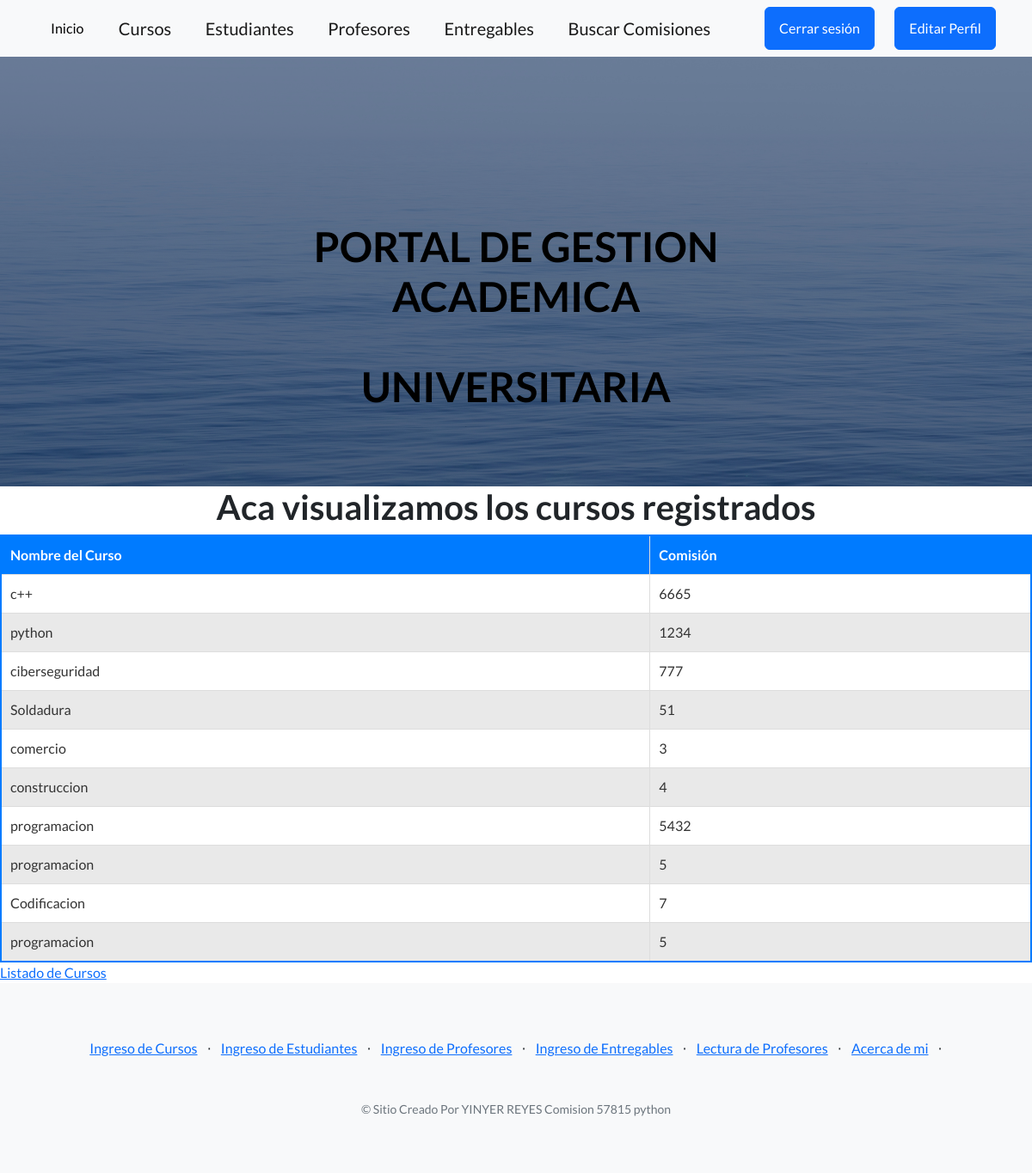
Before: /appcoder/vista_cursos/ (signed in) with the older database file.
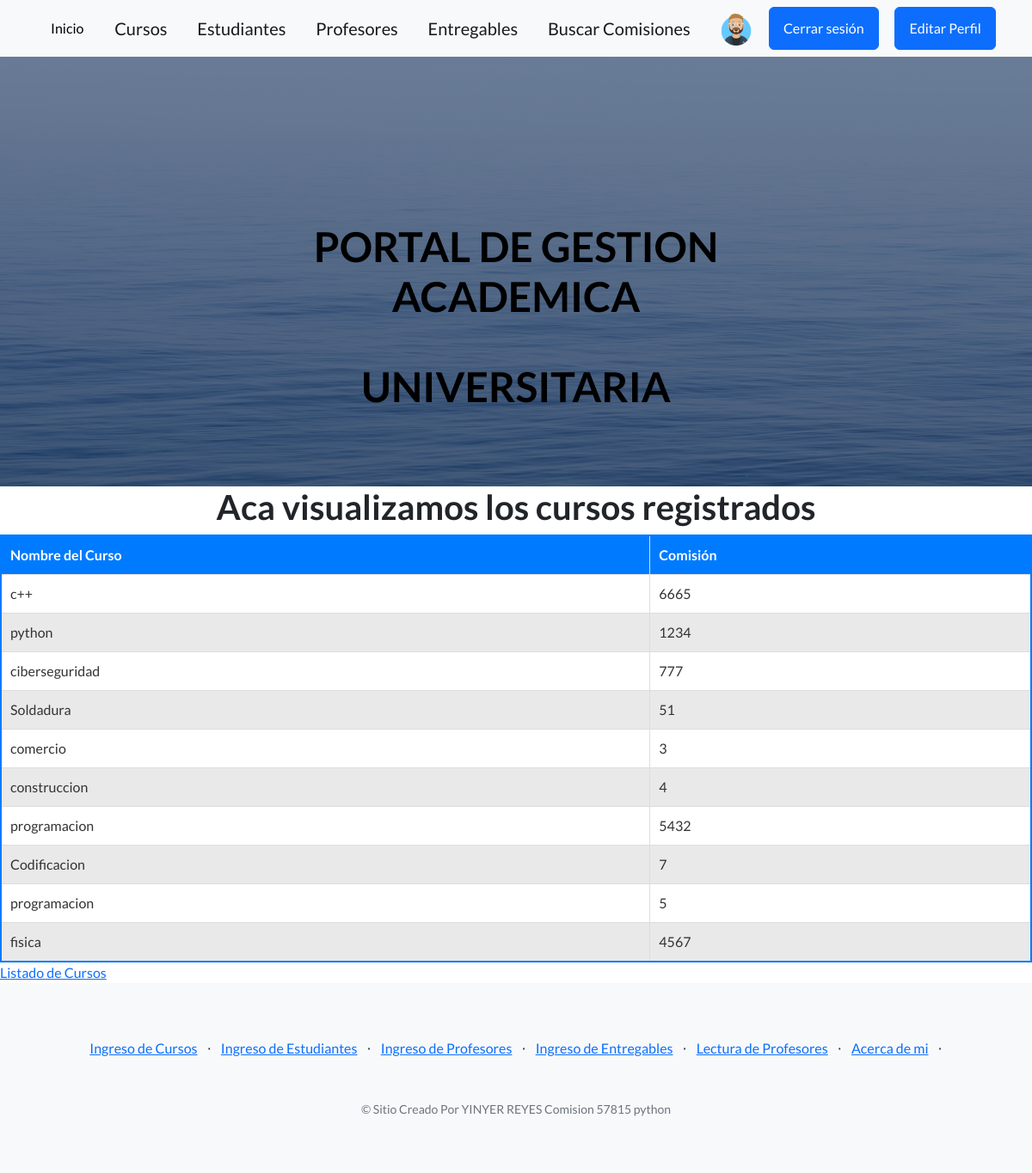
After: the same page with the newer database file.
### appcoder/models.py (models this page shows, shortened)
class Curso(models.Model):
    nombre = models.CharField(max_length=40)
    comision = models.IntegerField()

### usuarios/models.py (models this page shows, shortened)
class Avatar(models.Model):
    user = models.OneToOneField(User, on_delete=models.CASCADE,null=True, blank= True)
    imagen = models.ImageField(upload_to='avatares', null=True, blank= True)

### appcoder/views.py (the view)
# urls.py: path("vista_cursos/", views.cursos, name="cursos"),
@login_required
def cursos(request):
    cursos = Curso.objects.all()
    return render(request, "appcoder/cursos.html", {"cursos":cursos})

### appcoder/templates/appcoder/cursos.html (shortened to what this page needs)
{% extends "appcoder/base.html"%}
{% block contenidoQueCambia %}
<head>
</head>
<body>
    <h1>Aca visualizamos los cursos registrados</h1>
</body>
</html>
<table style="width:100%; border: 2px solid #007BFF; background-color: #f5f5f5; color: #333;">
    <thead style="background-color: #007BFF; color: white;">
        <tr>
            <th style="padding: 10px; border: 1px solid #ddd;">Nombre del Curso</th>
            <th style="padding: 10px; border: 1px solid #ddd;">Comisión</th>
        </tr>
    </thead>
    <tbody>
        {% for curso in cursos %}
        <tr style="background-color: {% if forloop.counter0|divisibleby:2 %}#ffffff{% else %}#e9e9e9{% endif %};">
            <td style="padding: 10px; border: 1px solid #ddd;">{{ curso.nombre }}</td>
            <td style="padding: 10px; border: 1px solid #ddd;">{{ curso.comision }}</td>
        </tr>
        {% endfor %}
    </tbody>
</table>
<a href="{% url 'ListarCursos' %}"> Listado de Cursos </a>
{% endblock  %}

### appcoder/templates/appcoder/base.html (shortened to what this page needs)
{%load static %}
<!DOCTYPE html>
<html lang="en">
    <head>
        <link href="https://cdn.jsdelivr.net/npm/bootstrap-icons@1.5.0/font/bootstrap-icons.css" rel="stylesheet" type="text/css" />
        <link href="{% static 'appcoder/css/styles.css' %}" rel="stylesheet" />
    </head>
    <body>
        <nav class="navbar navbar-light bg-light static-top">
            <div class="container">
                <a class="btn btn-light" href="{% url 'inicio' %}">Inicio</a>
                <a class="navbar-brand" href="{% url 'cursos' %}">Cursos</a>
                <a class="navbar-brand" href="{% url 'estudiantes' %}">Estudiantes</a>
                <a class="navbar-brand" href="{% url 'profesores' %}">Profesores</a>
                <a class="navbar-brand" href="{% url 'entregables' %}">Entregables</a>
                <a class="navbar-brand" href="{% url 'Buscarcomision' %}">Buscar Comisiones</a>
                <img src="{{request.user.avatar.imagen.url}}" alt="" height="40px">
                    {% if request.user.is_authenticated %}
                        <a class="btn btn-primary" href="{% url 'logout' %}">Cerrar sesión</a>
                        <a class="btn btn-primary" href="{% url 'EditarPerfil' %}">Editar Perfil</a>
                    {%else%}
                        <a class="btn btn-primary" href="{% url 'Login' %}">Login</a>
                        <a class="btn btn-primary" href="{% url 'Register' %}">Registro</a>
                    {% endif %}
            </div>
        </nav>
    <header class="masthead">
        <div class="container position-relative">
            <div class="row justify-content-center">
                <div class="col-xl-6">
                    <div class="text-center text-black">
                        <h1 class="mb-5">PORTAL DE GESTION ACADEMICA</h1>
                        <h1 class="mb-5">UNIVERSITARIA</h1>
                    </div>
                </div>
            </div>
        </div>
    </header>
        {% block contenidoQueCambia %}
        {% endblock  %}
        <footer class="footer bg-light">
            <div class="container">
                <div class="row">
                    <div class="col-lg-12 h-100 text-center text-lg-start my-auto">
                        <ul class="list-inline mb-2">
                            {% if request.user.is_authenticated %}
                                {%if request.user.is_superuser %}
                            <div class="text-center">
                            <li class="list-inline-item"><a href="{% url 'formulariocurso' %}">Ingreso de Cursos</a></li>
                            <li class="list-inline-item">⋅</li>
                            <li class="list-inline-item"><a href="{% url 'formularioestudiantes' %}">Ingreso de Estudiantes</a></li>
                            <li class="list-inline-item">⋅</li>
                            <li class="list-inline-item"><a href="{% url 'formularioprofesores' %}"> Ingreso de Profesores</a></li>
                            <li class="list-inline-item">⋅</li>
                            <li class="list-inline-item"><a href="{% url 'formularioentregables' %}">Ingreso de Entregables</a></li>
                            <li class="list-inline-item">⋅</li>
                            <li class="list-inline-item"><a href="{% url 'LeerProfesores' %}">Lectura de Profesores</a></li>
                            <li class="list-inline-item">⋅</li>
                            <li class="list-inline-item"><a href="{% url 'About' %}">Acerca de mi</a></li>
                            <li class="list-inline-item">⋅</li>
                            </div>
                                {% endif %}
                            {% endif %}
                        </ul>
                        <div class="text-center">
                            {% if request.user.is_authenticated %}
                            <p class="text-muted small mb-4 mb-lg-0 mt-5">&copy; Sitio Creado Por YINYER REYES Comision 57815 python</p>
                            {% endif %}
                        </div>
                    </div>
                </div>
            </div>
        </footer>
    </body>
</html>

Changed rows visible on the page:
removed Curso: nombre "programacion", comision "5"
added Curso: nombre "fisica", comision "4567"
